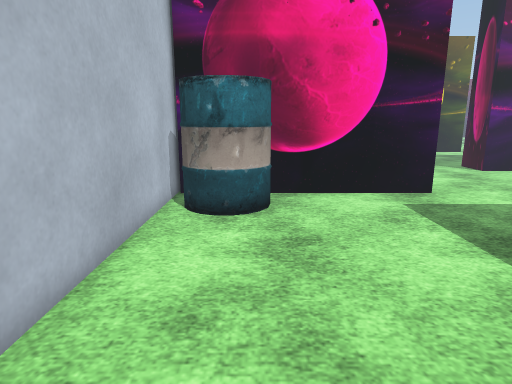
view 1 (above)

20 first-person views from a walk through a scene from a Unity 3-D project. The camera is 1.4 m above the floor, tilts 12° down and sees 75° across. The floor is counted in squares, 0.5 m on a side. Each view is taken from the middle of a square. On the plan, view 1 faces up. The plan holds only what a view shows up to about 20 squares ahead; the rest is blank. The place goes on beyond the plan. The player character is not drawn. Some animated figures are left out. Some surface patterns are stand-ins.

view 2
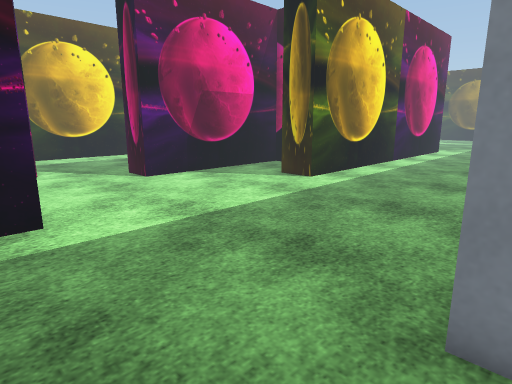

view 3
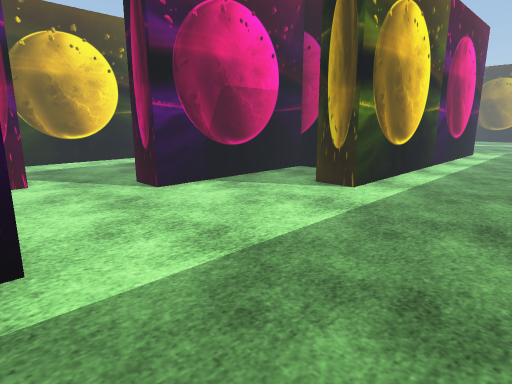

view 4
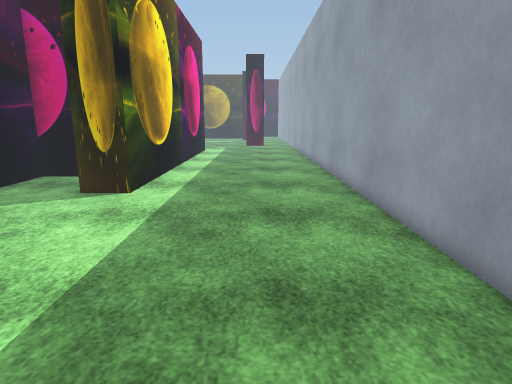

view 5
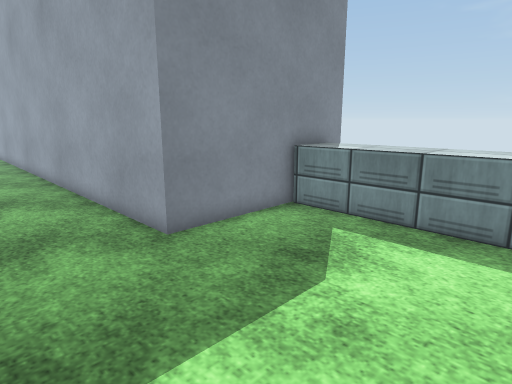

view 6
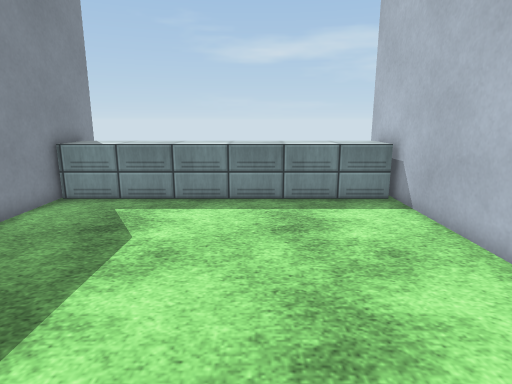

view 7
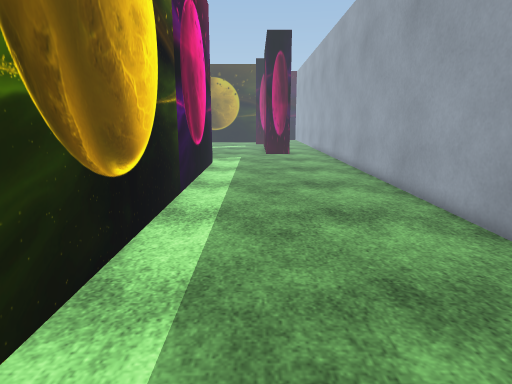

view 8
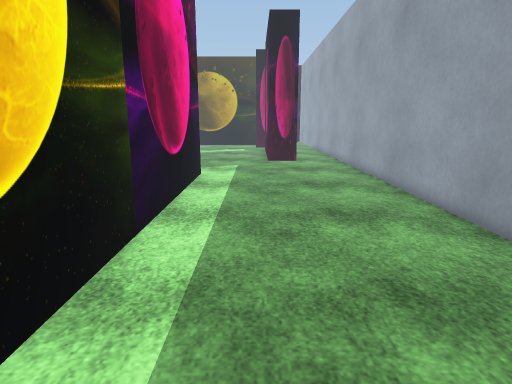

view 9
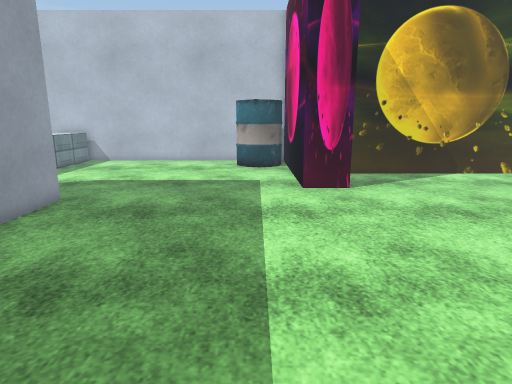

view 10
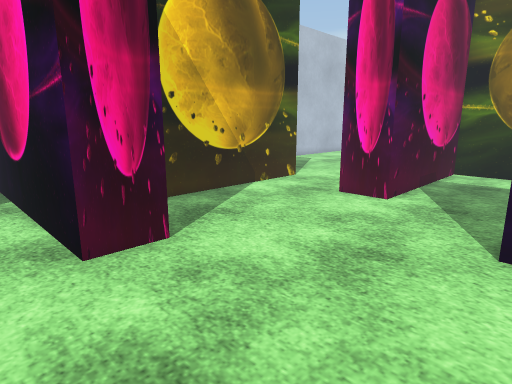

view 11
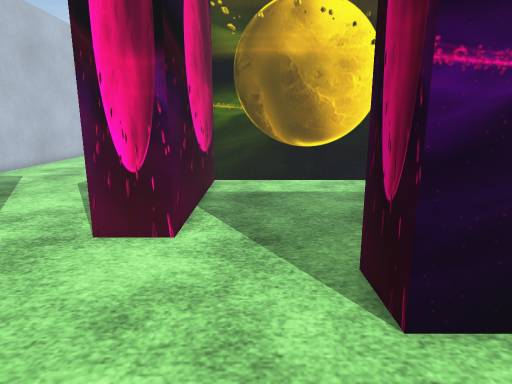

view 12
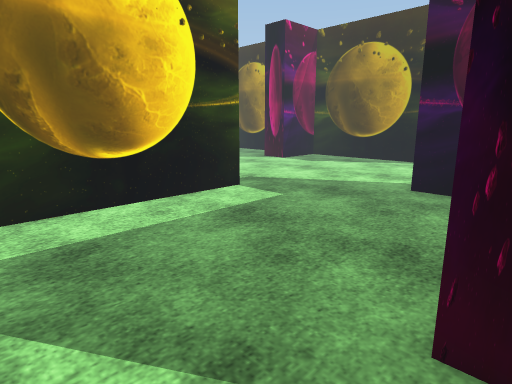

view 13
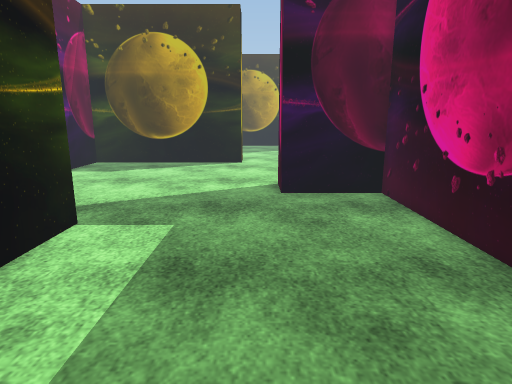

view 14
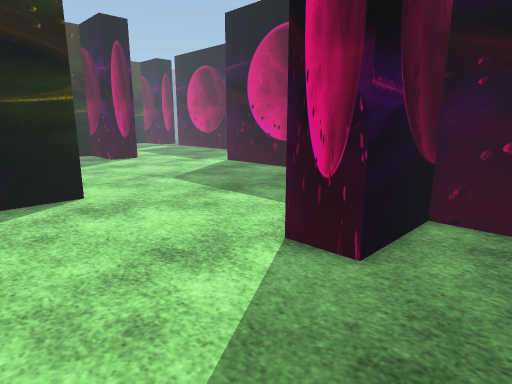

view 15
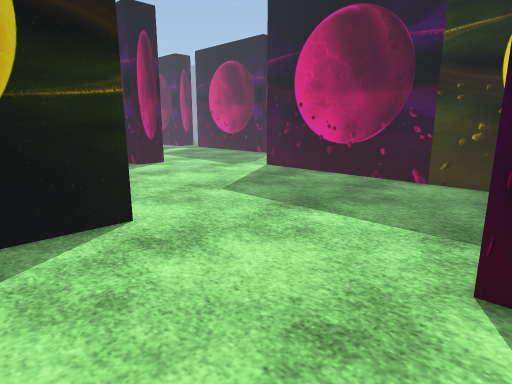

view 16
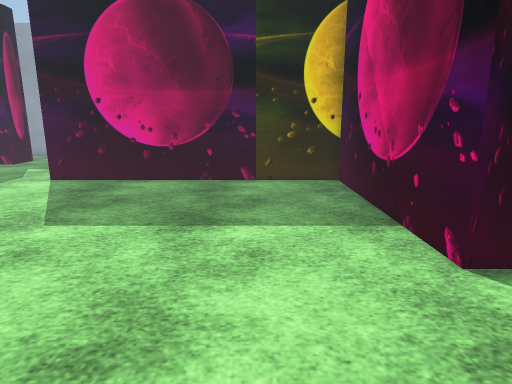

view 17
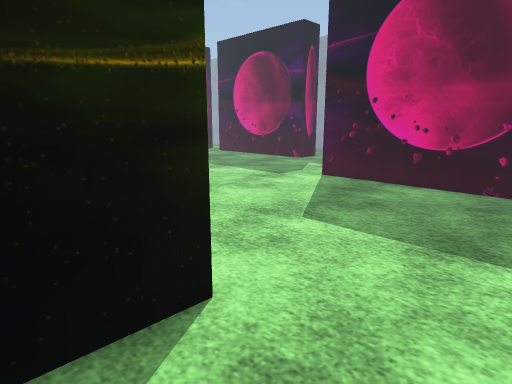

view 18
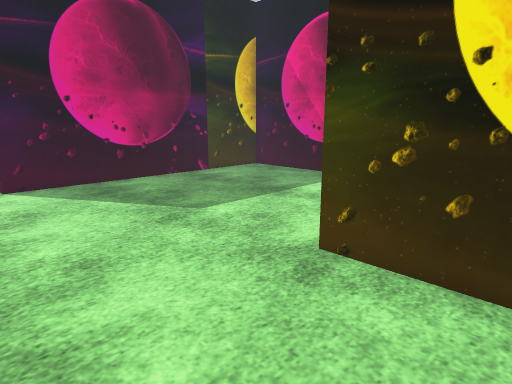

view 19
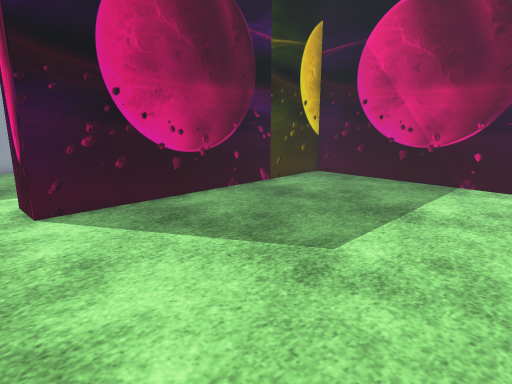

view 20
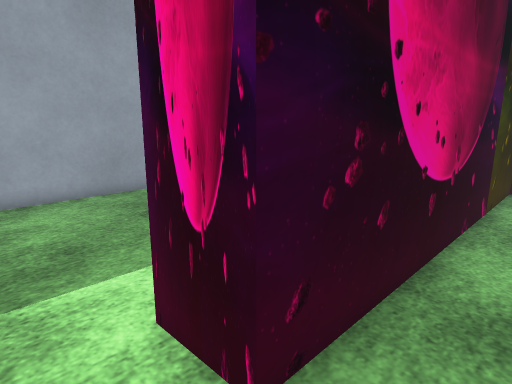

### Floor plan
Key: @ floor where view 1 was taken; # wall or solid block; . floor; ^ raised ledge; B barrel.
Columns run from 3 left of view 1 to 41 right of it. Each row starts with its distance up from view 1.
 31   .....     ###########...........     ..   .
 30   .....     #.......................###...
 29    .....    #.......................###....
 28     ....    #.......................###.....
 27      ....   #.......................###......
 26      ....   #................................
 25       #...  #.............###................
 24       #...  #.............###................
 23       #...###.............###................
 22       #...................###................
 21       #.........#  ##########................
 20       #.........#  ######## #................
 19       #.........#############................
 18       #...................###................
 17       #...................###................
 16       #..................   #................
 15           #...........#     ###############..
 14 #         #...........#     ###############..
 13 ###########...........#####################..
 12 #  B.........................................
 11 #B B.........................................
 10 #BBB.........................................
  9 #............................................
  8 #............................................
  7 #............................................
  6 #............................................
  5 #............................................
  4 #...........#################################
  3 #...........#
  2 #...........#
  1 #...........#
  0 #..@........#
 -1 #^^^^^^^^^^^#
 -2 #^^^^^^^^^^^^
 -3 #^^^^^^^^^^^#

Positions as (right, up) in squares from view 1, and headings:
1: (0, 0), facing up
2: (5, 3), facing up-right
3: (6, 6), facing up-right
4: (6, 8), facing right
5: (2, 8), facing down-right
6: (2, 11), facing down
7: (16, 10), facing right
8: (21, 10), facing right
9: (21, 11), facing left
10: (14, 11), facing up-left
11: (11, 15), facing up
12: (9, 20), facing up-right
13: (10, 26), facing right
14: (20, 31), facing down-right
15: (24, 31), facing down-right
16: (29, 31), facing down
17: (29, 30), facing down-right
18: (41, 31), facing down-left
19: (41, 26), facing down-left
20: (41, 17), facing down-left
